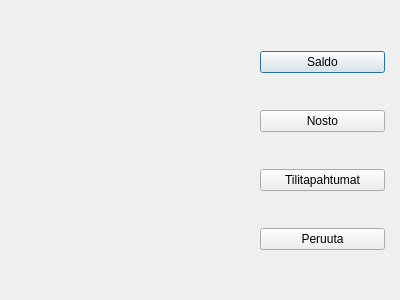
<?xml version="1.0" encoding="UTF-8"?>
<ui version="4.0">
 <class>Paasivu</class>
 <widget class="QDialog" name="Paasivu">
  <property name="geometry">
   <rect>
    <x>0</x>
    <y>0</y>
    <width>400</width>
    <height>300</height>
   </rect>
  </property>
  <property name="windowTitle">
   <string>Dialog</string>
  </property>
  <widget class="QWidget" name="">
   <property name="geometry">
    <rect>
     <x>260</x>
     <y>20</y>
     <width>125</width>
     <height>261</height>
    </rect>
   </property>
   <layout class="QVBoxLayout" name="verticalLayout">
    <item>
     <widget class="QPushButton" name="pushButtonSaldo">
      <property name="text">
       <string>Saldo</string>
      </property>
     </widget>
    </item>
    <item>
     <widget class="QPushButton" name="pushButtonNosto">
      <property name="text">
       <string>Nosto</string>
      </property>
     </widget>
    </item>
    <item>
     <widget class="QPushButton" name="pushButtonTilitapahtumat">
      <property name="text">
       <string>Tilitapahtumat</string>
      </property>
     </widget>
    </item>
    <item>
     <widget class="QPushButton" name="pushButtonCancel">
      <property name="text">
       <string>Peruuta</string>
      </property>
     </widget>
    </item>
   </layout>
  </widget>
 </widget>
 <resources/>
 <connections/>
</ui>
